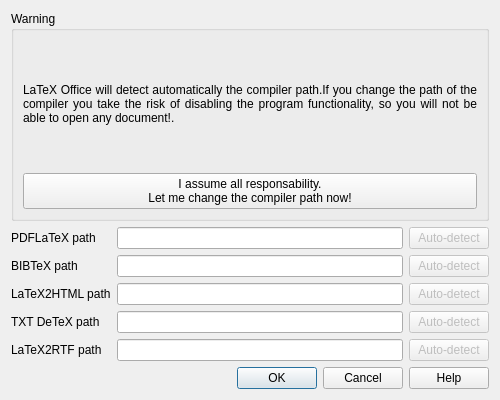
<?xml version="1.0" encoding="UTF-8"?>
<ui version="4.0">
 <class>Dialog_CompilerSettings</class>
 <widget class="QDialog" name="Dialog_CompilerSettings">
  <property name="geometry">
   <rect>
    <x>0</x>
    <y>0</y>
    <width>500</width>
    <height>400</height>
   </rect>
  </property>
  <property name="minimumSize">
   <size>
    <width>500</width>
    <height>400</height>
   </size>
  </property>
  <property name="maximumSize">
   <size>
    <width>500</width>
    <height>400</height>
   </size>
  </property>
  <property name="windowTitle">
   <string>LaTeX Office Writer</string>
  </property>
  <layout class="QGridLayout" name="gridLayout">
   <item row="1" column="0">
    <widget class="QLabel" name="labelPDFLaTeX">
     <property name="text">
      <string>PDFLaTeX path</string>
     </property>
    </widget>
   </item>
   <item row="1" column="1">
    <widget class="QLineEdit" name="lineEditCompilerPath">
     <property name="readOnly">
      <bool>true</bool>
     </property>
     <property name="placeholderText">
      <string/>
     </property>
    </widget>
   </item>
   <item row="1" column="2">
    <widget class="QPushButton" name="pushButtonAutoDetectPDFLaTeX">
     <property name="enabled">
      <bool>false</bool>
     </property>
     <property name="text">
      <string>Auto-detect</string>
     </property>
    </widget>
   </item>
   <item row="6" column="0" colspan="3">
    <widget class="QDialogButtonBox" name="buttonBox">
     <property name="orientation">
      <enum>Qt::Horizontal</enum>
     </property>
     <property name="standardButtons">
      <set>QDialogButtonBox::Cancel|QDialogButtonBox::Help|QDialogButtonBox::Ok</set>
     </property>
    </widget>
   </item>
   <item row="0" column="0" colspan="3">
    <widget class="QGroupBox" name="groupBox">
     <property name="title">
      <string>Warning</string>
     </property>
     <layout class="QGridLayout" name="gridLayout_2">
      <item row="0" column="0">
       <widget class="QLabel" name="labelWarning">
        <property name="text">
         <string>LaTeX Office will detect automatically the compiler path.If you change the path of the compiler you take the risk of disabling the program functionality, so you will not be able to open any document!.</string>
        </property>
        <property name="alignment">
         <set>Qt::AlignJustify|Qt::AlignVCenter</set>
        </property>
        <property name="wordWrap">
         <bool>true</bool>
        </property>
       </widget>
      </item>
      <item row="1" column="0">
       <widget class="QPushButton" name="pushButtonChangeCompilerPath">
        <property name="text">
         <string>I assume all responsability.
Let me change the compiler path now!</string>
        </property>
       </widget>
      </item>
     </layout>
    </widget>
   </item>
   <item row="2" column="2">
    <widget class="QPushButton" name="pushButtonAutoDetectBIBTeX">
     <property name="enabled">
      <bool>false</bool>
     </property>
     <property name="text">
      <string>Auto-detect</string>
     </property>
    </widget>
   </item>
   <item row="3" column="0">
    <widget class="QLabel" name="labelHTML">
     <property name="text">
      <string>LaTeX2HTML path</string>
     </property>
    </widget>
   </item>
   <item row="2" column="1">
    <widget class="QLineEdit" name="lineEditBIBTeXPath">
     <property name="readOnly">
      <bool>true</bool>
     </property>
     <property name="placeholderText">
      <string/>
     </property>
    </widget>
   </item>
   <item row="2" column="0">
    <widget class="QLabel" name="labelBIBTeX">
     <property name="text">
      <string>BIBTeX path</string>
     </property>
    </widget>
   </item>
   <item row="4" column="0">
    <widget class="QLabel" name="labelTXT">
     <property name="text">
      <string>TXT DeTeX path</string>
     </property>
    </widget>
   </item>
   <item row="5" column="0">
    <widget class="QLabel" name="labelRTF">
     <property name="text">
      <string>LaTeX2RTF path</string>
     </property>
    </widget>
   </item>
   <item row="3" column="1">
    <widget class="QLineEdit" name="lineEditHTMLConverterPath">
     <property name="readOnly">
      <bool>true</bool>
     </property>
     <property name="placeholderText">
      <string/>
     </property>
    </widget>
   </item>
   <item row="4" column="1">
    <widget class="QLineEdit" name="lineEditTXTConverterPath">
     <property name="readOnly">
      <bool>true</bool>
     </property>
     <property name="placeholderText">
      <string/>
     </property>
    </widget>
   </item>
   <item row="5" column="1">
    <widget class="QLineEdit" name="lineEditRTFConverterPath">
     <property name="readOnly">
      <bool>true</bool>
     </property>
     <property name="placeholderText">
      <string/>
     </property>
    </widget>
   </item>
   <item row="3" column="2">
    <widget class="QPushButton" name="pushButtonHTMLConverter">
     <property name="enabled">
      <bool>false</bool>
     </property>
     <property name="text">
      <string>Auto-detect</string>
     </property>
    </widget>
   </item>
   <item row="4" column="2">
    <widget class="QPushButton" name="pushButtonTXTConverter">
     <property name="enabled">
      <bool>false</bool>
     </property>
     <property name="text">
      <string>Auto-detect</string>
     </property>
    </widget>
   </item>
   <item row="5" column="2">
    <widget class="QPushButton" name="pushButtonRTFConverter">
     <property name="enabled">
      <bool>false</bool>
     </property>
     <property name="text">
      <string>Auto-detect</string>
     </property>
    </widget>
   </item>
  </layout>
 </widget>
 <resources/>
 <connections>
  <connection>
   <sender>buttonBox</sender>
   <signal>accepted()</signal>
   <receiver>Dialog_CompilerSettings</receiver>
   <slot>accept()</slot>
   <hints>
    <hint type="sourcelabel">
     <x>248</x>
     <y>254</y>
    </hint>
    <hint type="destinationlabel">
     <x>157</x>
     <y>274</y>
    </hint>
   </hints>
  </connection>
  <connection>
   <sender>buttonBox</sender>
   <signal>rejected()</signal>
   <receiver>Dialog_CompilerSettings</receiver>
   <slot>reject()</slot>
   <hints>
    <hint type="sourcelabel">
     <x>316</x>
     <y>260</y>
    </hint>
    <hint type="destinationlabel">
     <x>286</x>
     <y>274</y>
    </hint>
   </hints>
  </connection>
 </connections>
</ui>
